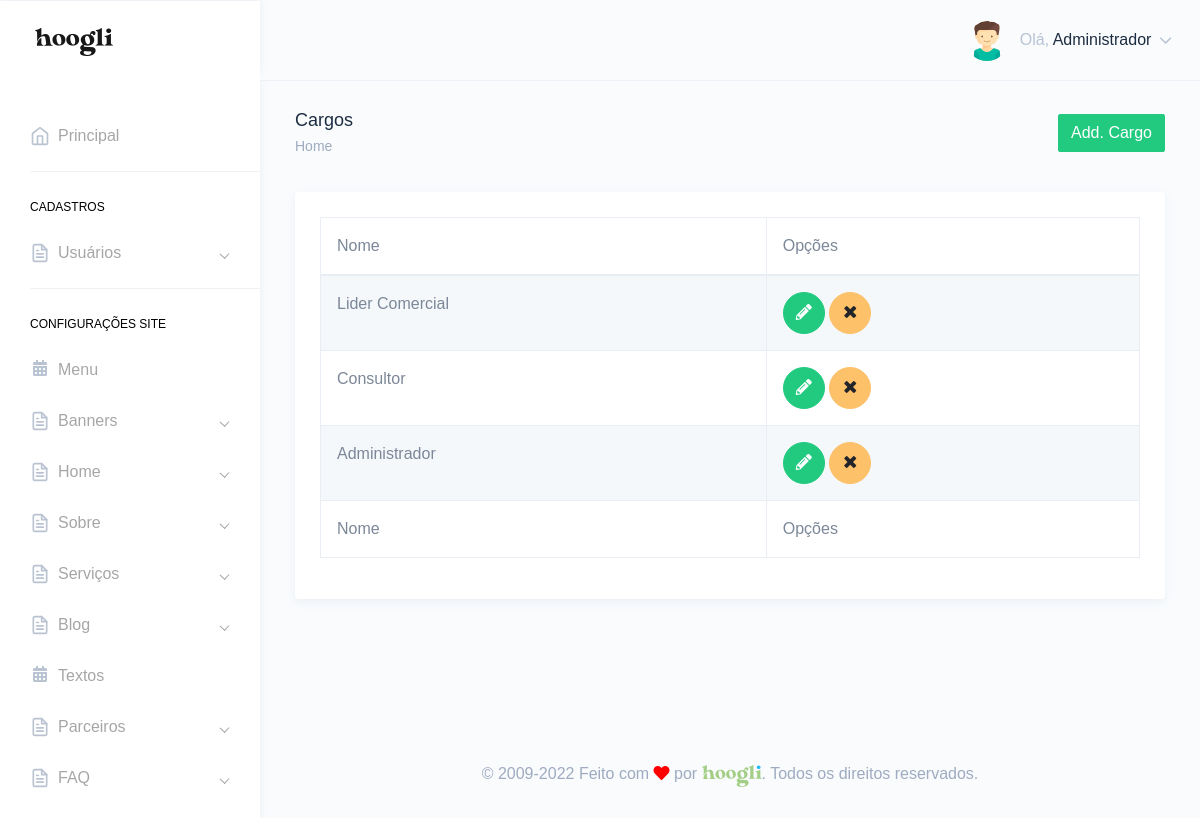
/painel/cargos.php (signed in), run on the app's committed database.
### tables this page shows
CREATE TABLE `tbl_usuarios` (
  `id` int(11) NOT NULL,
  `nome` varchar(250) DEFAULT NULL,
  `email` varchar(250) DEFAULT NULL,
  `telefone` varchar(250) DEFAULT NULL,
  `endereco` varchar(250) DEFAULT NULL,
  `cpf` varchar(100) DEFAULT NULL,
  `login` varchar(100) DEFAULT NULL,
  `senha` varchar(100) DEFAULT NULL,
  `foto` varchar(250) DEFAULT NULL,
  `id_cargo` int(11) DEFAULT NULL,
  `sexo` varchar(2) DEFAULT NULL,
  `perm_cad_usuario` varchar(2) DEFAULT NULL,
  `perm_relatorio` varchar(2) DEFAULT NULL,
  `perm_add_usuario` varchar(2) DEFAULT NULL,
  `perm_edit_usuario` varchar(2) DEFAULT NULL,
  `perm_del_usuario` varchar(2) DEFAULT NULL,
  `perm_cad_contato` varchar(2) DEFAULT NULL,
  `perm_edit_contato` varchar(2) DEFAULT NULL,
  `perm_del_contato` varchar(2) DEFAULT NULL,
  `perm_edit_contato_nf` varchar(3) DEFAULT NULL,
  `perm_pag_principal_rm` varchar(2) DEFAULT NULL,
  `perm_pag_principal_uc` varchar(2) DEFAULT NULL,
  `admin_geral` varchar(2) DEFAULT NULL,
  `data_frase` date DEFAULT NULL,
  `id_frase` int(11) DEFAULT NULL,
  `frase_lida` varchar(2) DEFAULT NULL
);

CREATE TABLE `tbl_cargo` (
  `id` int(11) NOT NULL,
  `cargo` varchar(250) DEFAULT NULL
);

### Connection/con-pdo.php (called while the page is built, shortened)
<?php
$conInstanciada = '';
if(empty($conInstanciada)) {
	class Conexao {
		private static $pdo;
		public static function getInstance() {
		if (!isset(self::$pdo)) {
		 try {
		  $opcoes = array(PDO::MYSQL_ATTR_INIT_COMMAND => 'SET NAMES utf8', PDO::ATTR_PERSISTENT => TRUE);
		  self::$pdo = new PDO("mysql:host=" . HOST . "; dbname=" . DBNAME . "; charset=" . CHARSET . ";", USER, PASSWORD, $opcoes);
		  self::$pdo->setAttribute(PDO::ATTR_ERRMODE, PDO::ERRMODE_EXCEPTION);
		 } catch (PDOException $e) {
		  print "Erro: " . $e->getMessage();
		 }
		}
		return self::$pdo;
		}
	}
}

### Class/acesso.class.php (called while the page is built, shortened)
<?php
$AcessoInstanciada = '';
if(empty($AcessoInstanciada)) {
	if(file_exists('Connection/conexao.php')) {
		require_once('Connection/con-pdo.php');
		require_once('Class/funcoes.php');
	} else {
		require_once('../Connection/con-pdo.php');
		require_once('../Class/funcoes.php');
	}
	class Acesso {
		private $pdo = null;
		private static $Acesso = null;
		private function __construct($conexao){
			$this->pdo = $conexao;
		}
		public static function getInstance($conexao){
			if (!isset(self::$Acesso)):
				self::$Acesso = new Acesso($conexao);
			endif;
			return self::$Acesso;
		}
		function rsDados($id='', $idCargo='', $orderBy='', $limite='') {
			$sqlLimite = '';
			$sqlOrdem = '';
			$sql = '';
			$nCampos = 0;
			if(!empty($id)) {
				$sql .= " and id = ?";
				$nCampos++;
				$campo[$nCampos] = $id;
			}
			try{
				$sql = "SELECT * FROM tbl_usuarios where 1=1 $sql $sqlOrdem $sqlLimite";
				$stm = $this->pdo->prepare($sql);
				for($i=1; $i<=$nCampos; $i++) {
					$stm->bindValue($i, $campo[$i]);
				}
				$stm->execute();
				$rsDados = $stm->fetchAll(PDO::FETCH_OBJ);
				if($id <> '' or $limite == 1) {
					return($rsDados[0]);
				} else {
					return($rsDados);
				}
			} catch(PDOException $erro){
				echo $erro->getMessage();
			}
		}
		function Cargo($id='') {
			$sql = '';
			$nCampos = 0;
			try{
				$sql = "SELECT * FROM tbl_cargo where 1=1 $sql";
				$stm = $this->pdo->prepare($sql);
				for($i=1; $i<=$nCampos; $i++) {
					$stm->bindValue($i, $campo[$i]);
				}
				$stm->execute();
				$rsDados = $stm->fetchAll(PDO::FETCH_OBJ);
				if($id <> '') {
					return($rsDados[0]);
				} else {
					return($rsDados);
				}
			} catch(PDOException $erro){
				echo $erro->getMessage();
			}
		}
	}
}

### painel/verifica.php (called while the page is built, shortened)
<?php
include "../Class/acesso.class.php";
$verificaRestrito = Acesso::getInstance(Conexao::getInstance());
$usuarios = Acesso::getInstance(Conexao::getInstance());
$verificaRestrito->restritoAdmin();
$dadosUsuarioLogado = $verificaRestrito->rsDados($_SESSION['dadosLogado']->id);
?>

### Class/funcoes.php (called while the page is built, shortened)
<?php
  function icone_genero($genero) {
    switch ($genero) {
      case "M": return "assets/images/avatars/boy.svg"; break;
    }
  }
?>

### painel/cargos.php (the view, shortened to what this page needs)
<?php include "verifica.php";
$puxaCargos = $usuarios->Cargo();
?>
<!DOCTYPE html>
<html dir="ltr" lang="pt-br">
<head>
    <link href="dist/css/style.min.css" rel="stylesheet">
</head>
<body>
    <div id="main-wrapper" data-theme="light" data-layout="vertical" data-navbarbg="skin6" data-sidebartype="full" data-sidebar-position="fixed" data-header-position="fixed" data-boxed-layout="full">
      <?php include "header.php";?>
       <?php include "inc-menu-lateral.php";?>
        <div class="page-wrapper">
            <div class="page-breadcrumb">
                <div class="row">
                    <div class="col-7 align-self-center">
                        <h4 class="page-title text-truncate text-dark font-weight-medium mb-1">Cargos</h4>
                        <div class="d-flex align-items-center">
                            <nav aria-label="breadcrumb">
                                <ol class="breadcrumb m-0 p-0">
                                    <li class="breadcrumb-item"><a href="." class="text-muted">Home</a></li>
                                </ol>
                            </nav>
                        </div>
                    </div>
                    <div class="col-5 align-self-center">
                        <a href="add-cargo.php" class="btn btn-success float-right">Add. Cargo</a>
                    </div>
                </div>
            </div>
            <div class="container-fluid">
                <div class="row">
                    <div class="col-12">
                        <div class="card">
                            <div class="card-body">
                                <div class="table-responsive">
                                    <table id="zero_config" class="table table-striped table-bordered no-wrap">
                                        <thead>
                                            <tr>
                                                <th>Nome</th>
                                                <th>Opções</th>
                                            </tr>
                                        </thead>
                                        <tbody>
                                            <?php
                                            if(count($puxaCargos) > 0){
                                            foreach($puxaCargos as $cargo){?>
                                            <tr>
                                                <td><?php echo $cargo->cargo;?></td>
                                                <td>
                                                    <a href="editar-cargo.php?id=<?php echo $cargo->id;?>" class="btn btn-success btn-circle"><i class="fas fa-pencil-alt"></i></a>
                                                    <a href="cargos.php?id=<?php echo $cargo->id;?>&acao=excluirCargo" class="btn btn-warning btn-circle"><i class="fa fa-times"></i></a>
                                                </td>
                                            </tr>
                                            <?php } }?>
                                        </tbody>
                                        <tfoot>
                                            <tr>
                                                <th>Nome</th>
                                                <th>Opções</th>
                                            </tr>
                                        </tfoot>
                                    </table>
                                </div>
                            </div>
                        </div>
                    </div>
                </div>
            </div>
        <?php include "footer.php";?>
        </div>
    </div>
</body>
</html>

### painel/header.php (shortened to what this page needs)
<header class="topbar" data-navbarbg="skin6">
            <nav class="navbar top-navbar navbar-expand-md">
                <div class="navbar-header" data-logobg="skin6">
                    <div class="navbar-brand">
                        <a href=".">
                            <span class="logo-text">
                                <img src="assets/images/hoogli_logo.png" alt="homepage" class="dark-logo" />
                            </span>
                        </a>
                    </div>
                </div>
                <div class="navbar-collapse collapse" id="navbarSupportedContent">
                    <ul class="navbar-nav float-right">
                        <li class="nav-item dropdown">
                            <a class="nav-link dropdown-toggle" href="javascript:void(0)" data-toggle="dropdown"
                                aria-haspopup="true" aria-expanded="false">
                                <?php if(!empty($dadosUsuarioLogado->foto)){?>
                                <img src="../img/<?php echo $dadosUsuarioLogado->foto;?>" alt="<?php echo $dadosUsuarioLogado->nome;?>" class="rounded-circle" width="40">
                                <?php }else{?>
                                <img src="<?php echo icone_genero($dadosUsuarioLogado->sexo);?>" alt="<?php echo $dadosUsuarioLogado->nome;?>" class="rounded-circle" width="40">
                                <?php }?>
                                <span class="ml-2 d-none d-lg-inline-block"><span>Olá,</span> <span
                                        class="text-dark"><?php echo $dadosUsuarioLogado->nome;?></span> <i data-feather="chevron-down"
                                        class="svg-icon"></i></span>
                            </a>
                        </li>
                    </ul>
                </div>
            </nav>
        </header>

### data on the page
tbl_usuarios: nome "Administrador"
tbl_cargo: cargo "Lider Comercial"
tbl_cargo: cargo "Consultor"
tbl_cargo: cargo "Administrador"
